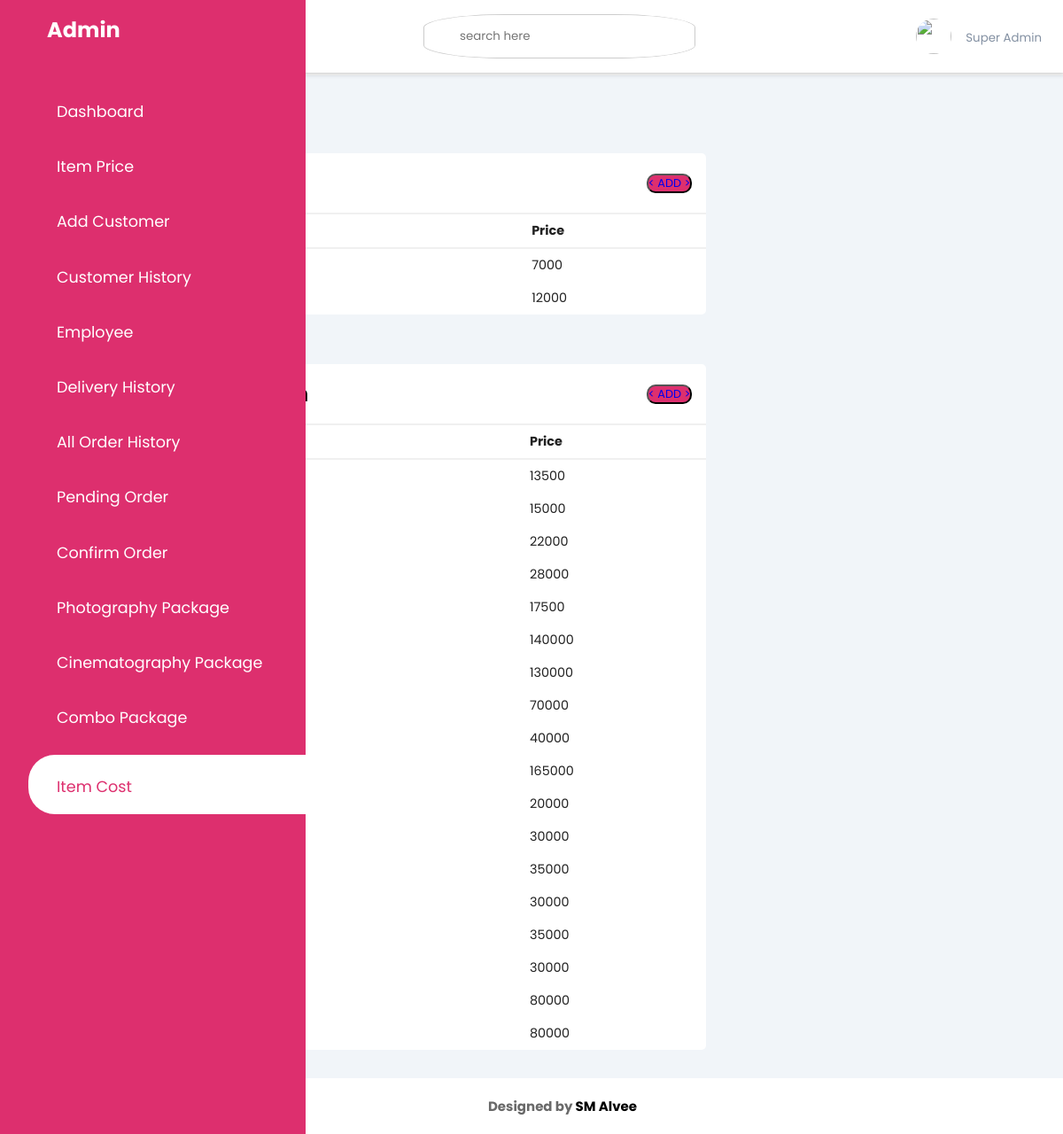
The page /admin/itemcost.php (signed in) on the database its author committed.
### tables this page shows
CREATE TABLE `drone` (
  `id` int(11) NOT NULL,
  `catagory` varchar(50) NOT NULL,
  `price` int(11) NOT NULL
);

CREATE TABLE `stage` (
  `id` int(11) NOT NULL,
  `catagory` varchar(50) NOT NULL,
  `price` int(11) NOT NULL
);

### db/DBConfig.php (called while the page is built, shortened)
<?php
class dbconfig
{
	private $_host = "localhost";
	private $_username = "root";
	private $_password = "";
	private $_database = "wedding";
	protected $connection;
	public function __construct()
	{
		if(!isset($this->connection))
		{
			$this->connection = new mysqli($this->_host,$this->_username,$this->_password,$this->_database);
		}
		return $this->connection;
	}
}
?>

### db/Crud.php (called while the page is built, shortened)
<?php
include_once 'DBConfig.php';
class Crud extends dbconfig{
	public function getData($query)
	{
		$result = $this->connection->query($query);
			$rows = array();
			while($row = $result->fetch_assoc())
			{
				$rows[] = $row;
			}
		return $rows;
	}
}
?>

### admin/itemcost.php (the view, shortened to what this page needs)
<?php
  include_once '../db/Crud.php';
  $crud = new Crud();
  $drone = "select * from drone";
  $getdrone = $crud->getData($drone);
  $stage = "select * from stage";
  $getstage = $crud->getData($stage);
?>
<!DOCTYPE html>
<html lang="en">
<head>
	<link rel="stylesheet" href="https://maxst.icons8.com/vue-static/landings/line-awesome/line-awesome/1.3.0/css/line-awesome.min.css">
	<link rel="stylesheet" type="text/css" href="css/style.css">
</head>
<body>
	<div class="sidebar">
		<div class="sidebar-brand">
			<h2><span class="lab la-accusoft"></span> <span>Admin</span></h2>
		</div>
		<div class="sidebar-menu">
			<ul>
				<li>
					<a href="dashboard.php" ><span class="las la-igloo"></span><span>Dashboard</span></a>
				</li>
				<li>
					<a href="package.php" ><span class="las la-users"></span><span>Item Price</span></a>
				</li>
				<li>
					<a href="addcustomer.php"><span class="las la-clipboard-list"></span><span>Add Customer</span></a>
				</li>
				<li>
					<a href="customerhistory.php" ><span class="las la-users"></span><span>Customer History</span></a>
				</li>
				<li>
					<a href=""><span class="las la-shopping-bag"></span><span>Employee</span></a>
				</li>
				<li>
					<a href=""><span class="las la-shopping-bag"></span><span>Delivery History</span></a>
				</li>
				<li>
					<a href="allorderhistory.php"><span class="las la-shopping-bag"></span><span>All Order History</span></a>
				</li>
				<li>
					<a href="orderrequest.php" ><span class="las la-shopping-bag"></span><span>Pending Order</span></a>
				</li>
				<li>
					<a href="confirmorder.php"><span class="las la-shopping-bag"></span><span>Confirm Order</span></a>
				</li>
				<li>
					<a href="addphotopackage.php" ><span class="las la-shopping-bag"></span><span>Photography Package</span></a>
				</li>
				<li>
					<a href="addcinepackage.php" ><span class="las la-shopping-bag"></span><span>Cinematography Package</span></a>
				</li>
				<li>
					<a href="addcombopackage.php" ><span class="las la-shopping-bag"></span><span>Combo Package</span></a>
				</li>
				<li>
					<a href="itemcost.php" class="active"><span class="las la-shopping-bag"></span><span>Item Cost</span></a>
				</li>
			</ul>
		</div>
	</div>
	<div class="main-content">
		<header>
			<h2>
				<label for="nav-toggle">
					<span class="las la-bars"></span>
				</label>
			</h2>
			<div class="search-wrapper">
				<input type="search" placeholder="search here" name="">
			</div>
			<div class="user-wrapper">
				<img src="UserImage/2.jpg" width="40px" height="40px" alt="">
				<div>
					<small>Super Admin</small>
				</div>
			</div>
		</header>
		<main>
				<div class="recent-grid">
					<div class="projects">
						<div class="card">
							<div class="card-header">
								<h2>Drone</h2>
								<button><a href="adddrone.php"><  ADD  ></a></button>
							</div>
							<div class="card-body">
								<div class="table-responsive">
									<table width="100%">
										<thead>
											<tr>
												<td>Catagory</td>
												<td>Price</td>
											</tr>
										</thead>
										<tbody>
											<?php foreach($getdrone as $key=>$package) {?>
											<tr>
												<td><?php echo $package['catagory'];?></td>
												<td><?php $cus_price = $package['price']; echo $cus_price; ?></td>
											</tr>
											<?php }?>
										</tbody>
									</table>
								</div>
							</div>
						</div>
					</div>
				</div>
				<div class="recent-grid">
					<div class="projects">
						<div class="card">
							<div class="card-header">
								<h2>Stage & Decoration</h2>
								<button><a href="addstage.php"><  ADD  ></a></button>
							</div>
							<div class="card-body">
								<div class="table-responsive">
									<table width="100%">
										<thead>
											<tr>
												<td>Catagory</td>
												<td>Price</td>
											</tr>
										</thead>
										<tbody>
											<?php foreach($getstage as $key=>$package) {?>
											<tr>
												<td><?php echo $package['catagory'];?></td>
												<td><?php $cus_price = $package['price']; echo $cus_price + 10000; ?></td>
											</tr>
											<?php }?>
										</tbody>
									</table>
								</div>
							</div>
						</div>
					</div>
				</div>
		</main>
		<footer class="footer">
            <h4>Designed by <a href="https://www.facebook.com/raisuddin.alvee.56/" target="blanck" style="color: black;">SM Alvee</a></h4>
        </footer>
	</div>
</body>
</html>

### admin/css/style.css (style rules this page uses)
:root { --main-color: #DD2F6E; --color-dark: #1D2231; --text-grey: #8390A2; }
* { padding: 0; margin: 0; box-sizing: border-box; list-style-type: none; text-decoration: none; font-family: 'Poppins' , sans-serif; }
.sidebar { width: 345px; position: fixed; left: 0; top: 0; height: 100%; background: var(--main-color); z-index: 100; transition: width 300ms; }
.sidebar-brand { height: 90px; padding: 1rem 0rem 1rem 2rem; color: #fff; }
.sidebar-brand span { display: inline-block; padding-right: 1rem; }
.sidebar-menu { margin-top: 1rem; }
.sidebar-menu li { width: 100%; margin-bottom: 1.7rem; padding-left: 1rem; }
.sidebar-menu a { padding-left: 1rem; display: block; color: #fff; font-size: 1.1rem; }
.sidebar-menu a.active { background: #fff; padding-top: 1rem; padding-bottom: 1rem; color: var(--main-color); border-radius: 30px 0px 0px 30px; }
.sidebar-menu a span:first-child { font-size: 1.5rem; padding-right: 1rem }
.main-content { transition: margin-left 300ms; margin-left: 345px; }
header { background: #fff; display: flex; justify-content: space-between; padding: 1rem 1.5rem; box-shadow: 2px 2px 5px rgba(0,0,0,0.2); position: fixed; left: 345px; width: calc(100% - 345px); top: 0; z-index: 100; transition: left 300ms; }
header h2 { color: #222; }
header label span { font-size: 1.7rem; padding-right: 1rem; }
.search-wrapper { border: 1px solid #ccc; border-radius: 30%; height: 50px; display: flex; align-items: center; overflow-x: hidden; }
.search-wrapper input { height: 100%; padding: .5rem; border: none; outline: none; }
.user-wrapper { display: flex; align-items: center; }
.user-wrapper img { border-radius: 50%; margin-right: 1rem; }
.user-wrapper small { display: inline-block; color: var(--text-grey); }
main { margin-top: 85px; padding: 2rem 1.5rem; background: #f1f5f9; min-height: calc(100vh - 90px); }
.recent-grid { margin-top: 3.5rem; display: grid; grid-gap: 2rem; grid-template-columns: 65% auto; }
.card { background: #fff; border-radius: 5px; }
.card-header { padding: 1rem; }
.card-header { display: flex; justify-content: space-between; align-items: center; border-bottom: 1px solid #f0f0f0; }
.card-header button { background: var(--main-color); border-radius: 10px; color: #fff; font-size: .8rem; padding: .5rem 1rem border: 1px solid var(--main-color); }
table { border-collapse: collapse; }
thead tr { border-top: 1px solid #f0f0f0; border-bottom: 2px solid #f0f0f0; }
thead td { font-weight: 700; }
td { padding: .5rem 1rem; font-size: .9rem; color: #222; }
tr td:last-child { display: flex; align-items: center; }
.table-responsive { width: 100%; overflow-x: auto; }
.footer { text-align: center; margin-top: 20px; margin-bottom: 20px; color: #696969; font-size: 15px; font-family: "AnyConv.com__AvenirLTStd-Roman"; }
@media only screen and (max-width: 1200px) { .sidebar { width: 70px; } }
@media only screen and (max-width: 1200px) { .sidebar .sidebar-brand, .sidebar li { padding-left: 1rem; text-align: center; } }
@media only screen and (max-width: 1200px) { .sidebar li a { padding-left: 0rem; } }
@media only screen and (max-width: 1200px) { .sidebar .sidebar-brand h2 span:last-child, .sidebar li a span:last-child { display: none; } }
@media only screen and (max-width: 1200px) { .main-content { margin-left: 70px; } }
@media only screen and (max-width: 1200px) { .main-content header { width: calc(100% - 70px); left: 70px; } }

### rows shown on the page
drone: price "7000"
drone: price "12000"
stage: $cus_price + 10000 "13500"
stage: $cus_price + 10000 "15000"
stage: $cus_price + 10000 "22000"
stage: $cus_price + 10000 "28000"
stage: $cus_price + 10000 "17500"
stage: $cus_price + 10000 "140000"
stage: $cus_price + 10000 "130000"
stage: $cus_price + 10000 "70000"
stage: $cus_price + 10000 "40000"
stage: $cus_price + 10000 "165000"
stage: $cus_price + 10000 "20000"
stage: $cus_price + 10000 "30000"
stage: $cus_price + 10000 "35000"
stage: $cus_price + 10000 "30000"
stage: $cus_price + 10000 "35000"
stage: $cus_price + 10000 "30000"
stage: $cus_price + 10000 "80000"
stage: $cus_price + 10000 "80000"
